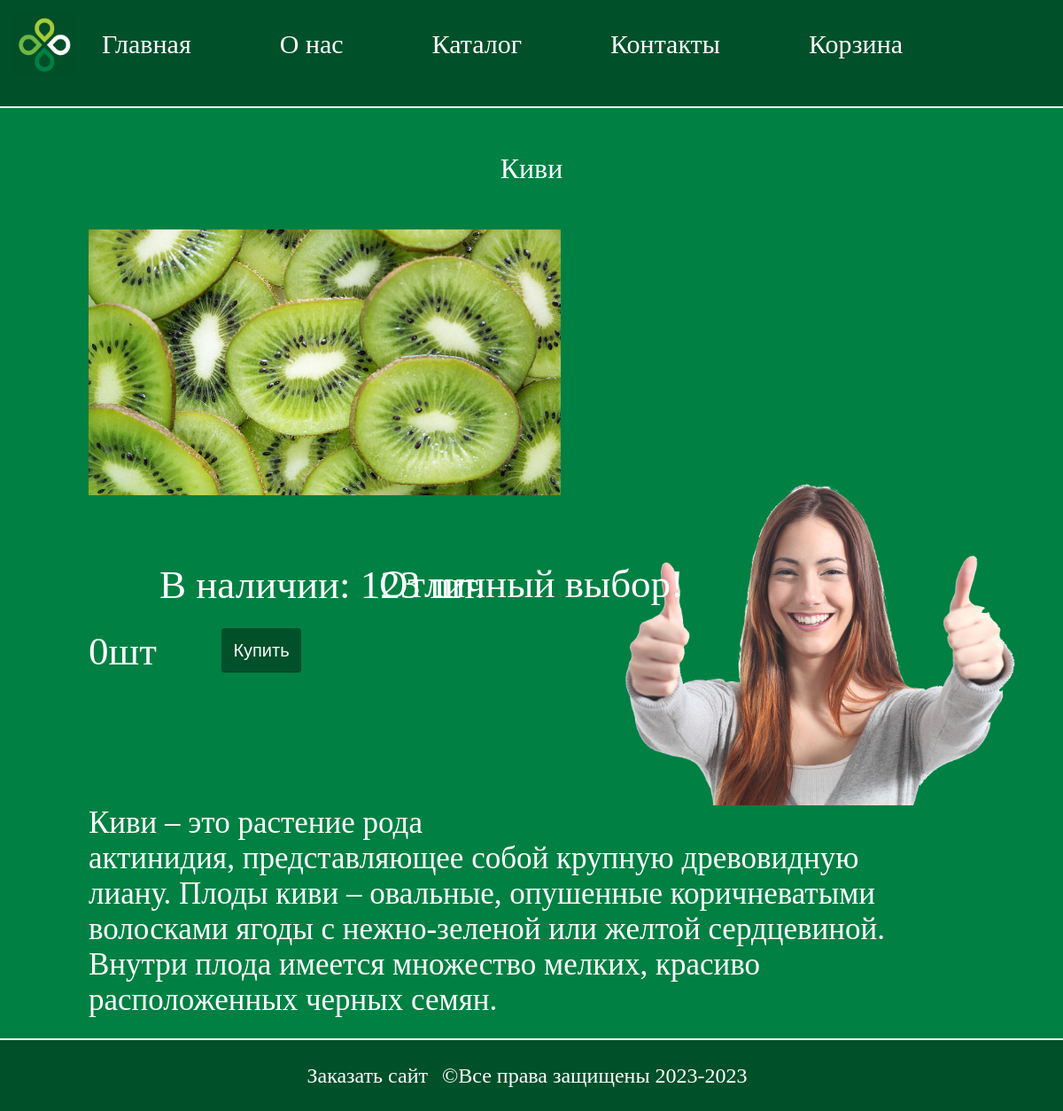
The app's page /item/kivi with its own data.
### Perekrestok/models.py (models this page shows, shortened)
class Product(models.Model):
    title = models.CharField(max_length=255, verbose_name="Название")
    price = models.DecimalField(verbose_name="Цена", decimal_places=2, max_digits=10)
    amount = models.IntegerField(verbose_name="Количество")
    picture = models.ImageField(
        upload_to="products",
        verbose_name="Иллюстрация",
        blank=True,
    )
    description = models.TextField(verbose_name="Описание", blank=True)
    slug = models.SlugField(
        max_length=255, unique=True, db_index=True, verbose_name="URL"
    )
    category = models.ForeignKey(
        "Category",
        on_delete=models.CASCADE,
        verbose_name="Категория",
        null=True,
        default=None,
    )
    class Meta:
        verbose_name = "Продукт"
        verbose_name_plural = "Продукты"

### Perekrestok/views.py (the view)
# urls.py: path('item/<slug:item_slug>', show_item, name='show_item'),
def show_item(request: HttpRequest, item_slug):
    product = get_object_or_404(Product, slug=item_slug)
    context = {
        "title": product.title,
        "product": product,
    }
    return render(request, "Perekrestok/show_item.html", context=context)

### Perekrestok/templatetags/page_tags.py (called while the page is built)
@register.simple_tag()
def get_menu():
    site_menu = [
        {'title': 'Главная', 'url_name': 'main'},
        {'title': 'О нас', 'url_name': 'about'},
        {'title': 'Каталог', 'url_name': 'catalog'},
        {'title': 'Контакты', 'url_name': 'contacts'},
        {'title': 'Корзина', 'url_name': 'cart'}
    ]
    return site_menu

### Perekrestok/templates/Perekrestok/show_item.html (shortened to what this page needs)
{% extends 'Perekrestok/base.html' %}
{% block content %}
{% load static %}
<link type="text/css" rel="stylesheet" href="{% static 'Perekrestok/css/show_item.css' %}">
<div class="prod-container">
    <h1 id="product-title">{{product.title}}</h1>
    {% if product.picture %}
    <img class="picture" src=" {{ product.picture.url }}" alt="">
    <div class="buy-div">
        <input class="add-to-cart" type="button" data-id="{{product.pk}}" onclick="AddProductFromShowPage(this)"
            name="buy" value="Купить">
        <h3 id="item-count" data-id="{{product.pk}}" data-count="0" class="item-count">0шт</h3>
        <h3 class="move">В наличии: {{product.amount}} шт.</h3>
    </div>
    <img class="like-picture" src=" {% static 'Perekrestok/img/like2.png' %}" alt="">
    <h2 id="good-choice">Отличный выбор!</h2>
    <p id="prod-desc">{{product.description}}</p>
    {% endif %}
</div>
{% endblock %}

### Perekrestok/static/Perekrestok/css/base.css (style rules this page uses)
* { margin: 0; padding: 0; font: "Fira Sans", sans-serif; font-weight: 200; }
html { background-color: rgba(0, 128, 67, 255); height: 200px; }
body { min-height: auto; }

### Perekrestok/static/Perekrestok/css/show_item.css (style rules this page uses)
.picture { height: 300px; display: block; max-width: 600px; margin-left: 100px; margin-top: 50px; transition: transform .3s; float: left; }
.like-picture { display: block; float: right; width: 600px; margin-left: 100px; margin-top: -50px; }
#good-choice { position: absolute; height: 100px; margin-top: 400px; line-height: 100px; font-size: 45px; width: 100%; text-align: center; color: white; }
#product-title { color: white; margin-top: 50px; text-align: center; }
#prod-desc { margin-top: 700px; margin-left: 100px; font-size: 35px; width: 80%; color: white; }
.prod-container { height: 1000px; }
.add-to-cart { position: relative; cursor: pointer; display: block; text-align: center; border: 0; height: 50px; width: 90px; color: white; background-color: rgba(0, 80, 42, 255); border-radius: 4px; box-shadow: rgba(0, 0, 0, 0.05) 0px 1px 0px 0px, rgba(0, 0, 0, 0.2) 0px -1px 0px 0px inset; line-height: 40px; margin-left: 250px; font-size: 20px; }
.buy-div { position: absolute; width: 100%; height: 100px; margin-top: 500px;; }
#item-count { color: white; position: absolute; font-size: 45px; margin-left: 100px; margin-top: -50px; }
.move { color: white; position: absolute; font-size: 45px; margin-left: 180px; margin-top: -125px; }

### records on screen
Product: title "Киви", picture (picture), amount "123", description "Киви – это растение рода актинидия, представляющее собой крупную древовидную лиану. Плоды киви – овальные, опушенные коричневатыми волосками ягоды с нежно-зеленой или желтой сердцевиной. Внутри плода имеется множество мелких, красиво расположенных черных семян."

### other values on screen
{{ el.title }} "Главная" "О нас" "Каталог" "Контакты"
{{ el.title }} "Корзина"
